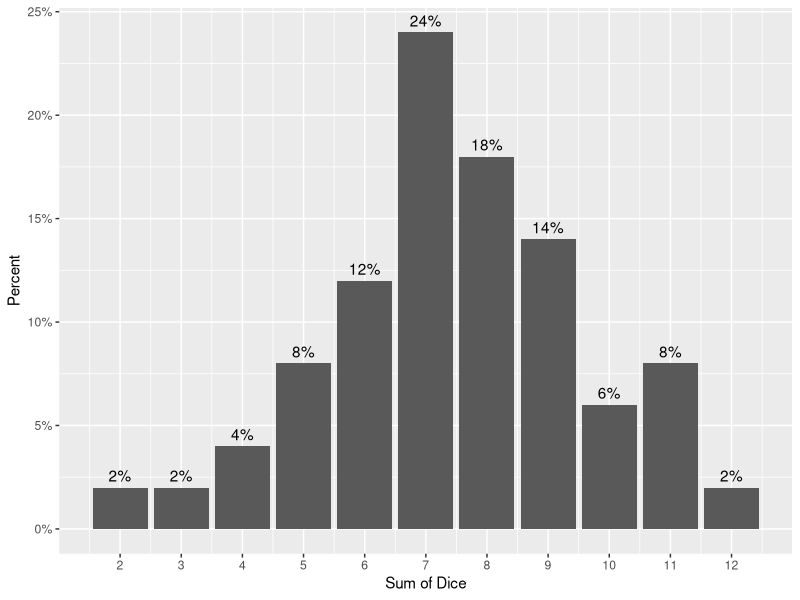
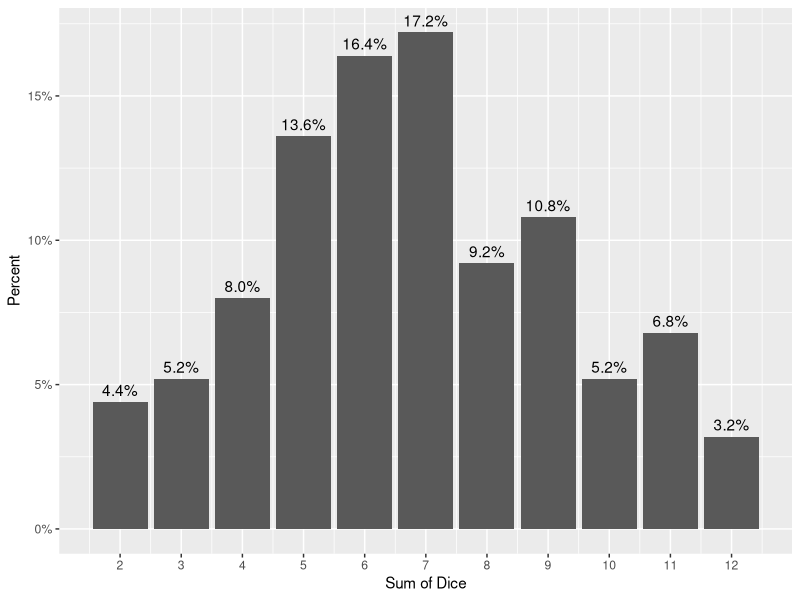
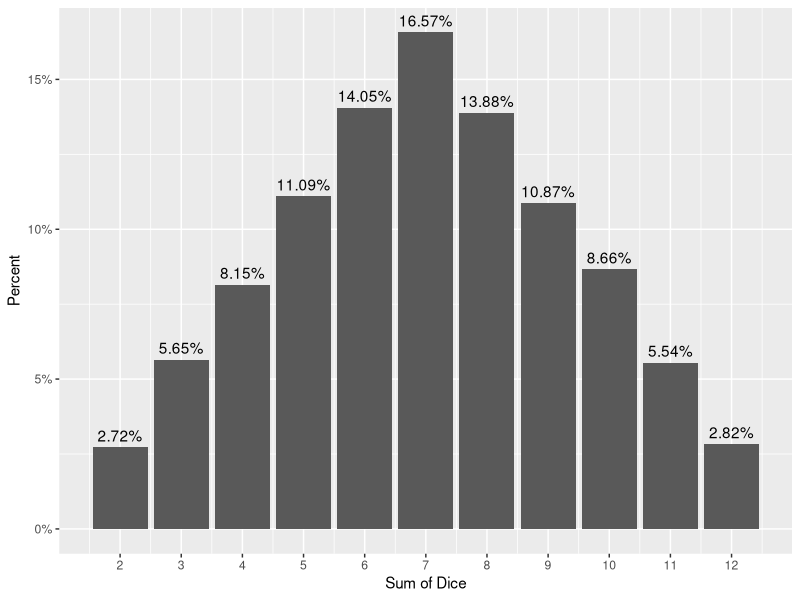

Write R code to recreate these figures, in order. (Note: a time limit stopped this script after it produced the figures.)
## ---- chunk 1
knitr::opts_chunk$set(echo = TRUE)
library(ggplot2)
library(scales)
## ---- chunk 2

dice <- function(n = 50) {
  trials <- vector()
  for(i in 1:n) {
    a <- sample(1:6, 1)
    b <- sample(1:6, 1)
    c <- a+b
    trials <- c(trials, c)
  }
  trials <- data.frame(trials)
  return(trials)
}

trial_50 <- dice(50)

makeDicePlot <- function(data) {
ggplot(data, aes(x = trials)) +  
        geom_bar(aes(y = (..count..)/sum(..count..), color = trials)) + 
        scale_y_continuous(labels=percent) +
        scale_x_continuous(breaks = c(1:12)) + 
        geom_text(aes( label = scales::percent(..prop..),
                   y= ..prop.. ), stat= "count", vjust = -.5) +
        labs(y = "Percent", x = "Sum of Dice")
}
## ---- chunk 3


makeDicePlot(trial_50)

## ---- chunk 4
trial_250 <- dice(250)
makeDicePlot(trial_250)
## ---- chunk 5
trial_50K <- dice(50000)
makeDicePlot(trial_50K)
## ---- chunk 6
start <- Sys.time()
trial_1M <- dice(1000000)
makeDicePlot(trial_1M)
cat(paste("Elapsed Time = ", Sys.time() - start))
